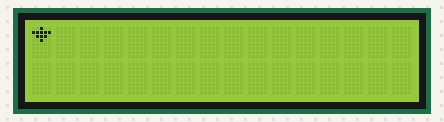
The sketch below on a simulated Arduino Uno, built with avr-gcc and run on an emulated ATmega328P. On the bench: 16×2 character LCD.

Above: at 0.7 s.
At 8.7 s:
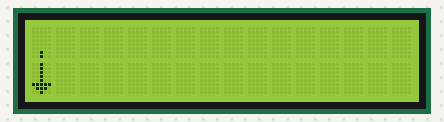
At 13.7 s:
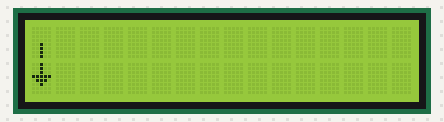
At 18.8 s:
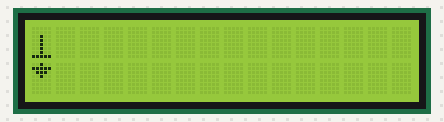
At 28.8 s:
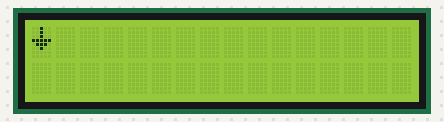
At 36.9 s:
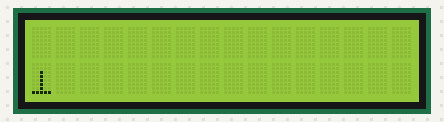

Measured:
- what the display in image 0 shows lasts 0.5 s, from 0.6 s to 1.1 s

The sketch:

06h_LCD1602_I2C_animacja.ino
```cpp
#include <LiquidCrystal_I2C.h>
LiquidCrystal_I2C lcd(0x27,16,2);

// Definicja własnych znaków o rozmiarach 5x8 pixeli
byte obraz0[8] = {
  B01110,
  B00100
};
byte obraz1[8] = {
  B00100,
  B11111,
  B01110,
  B00100
};
byte obraz2[8] = {
  B00100,
  B00100,
  B00100,
  B11111,
  B01110,
  B00100
};
byte obraz3[] = {
  B00100,
  B00100,
  B00100,
  B00100,
  B00100,
  B11111,
  B01110,
  B00100
};
byte obraz4[] = {
  B00000,
  B00000,
  B00100,
  B00100,
  B00100,
  B00100,
  B00100,
  B11111
};
byte obraz5[] = {
  B00000,
  B00000,
  B00000,
  B00000,
  B00100,
  B00100,
  B00100,
  B00100
};
byte obraz6[] = {
  B00000,
  B00000,
  B00000,
  B00000,
  B00000,
  B00000,
  B00100,
  B00100
};
byte obraz7[8] = {
};
// Ustawienie czasu opoznienia
int czas=500;

void setup() {
  lcd.init();
  lcd.backlight();
  // Zapisz znaki w pamięci wyświetlacza.
  // W metodzie lcd.crateChar() mamy do dyspozycji 8 pozycji na zapisanie znaku (0-7)
  lcd.createChar(0, obraz0);
  lcd.createChar(1, obraz1);
  lcd.createChar(2, obraz2);
  lcd.createChar(3, obraz3);
  lcd.createChar(4, obraz4);
  lcd.createChar(5, obraz5);
  lcd.createChar(6, obraz6);
  lcd.createChar(7, obraz7);

}

void loop() {
  lcd.home();
  // Wyświetl klatke 0 - odwołanie do znaku na pozycji byte(0)
  lcd.write(byte(0));
  delay(czas);
  // Wyświetl klatke 1
  lcd.setCursor(0,0);
  lcd.write(byte(1));
  delay(czas);
  // Wyświetl klatke 2
  lcd.setCursor(0,0);
  lcd.write(byte(2));
  delay(czas);
  // Wyświetl klatke 3
  lcd.setCursor(0,0);
  lcd.write(byte(3));
  delay(czas);
  // Wyświetl klatke 4
  lcd.setCursor(0,0);
  lcd.write(byte(4));
  lcd.setCursor(0,1);
  lcd.write(byte(1));
  delay(czas);
  // Wyświetl klatke 5
  lcd.setCursor(0,0);
  lcd.write(byte(5));
  lcd.setCursor(0,1);
  lcd.write(byte(2));
  delay(czas);
  // Wyświetl klatke 6
  lcd.setCursor(0,0);
  lcd.write(byte(6));
  lcd.setCursor(0,1);
  lcd.write(byte(3));
  delay(czas);
  // Wyświetl klatke 7
  lcd.setCursor(0,0);
  lcd.write(byte(7));
  lcd.setCursor(0,1);
  lcd.write(byte(4));
  delay(czas);
  // Wyświetl klatke 8
  lcd.setCursor(0,1);
  lcd.write(byte(5));
  delay(czas);
  // Wyświetl klatke 9
  lcd.setCursor(0,1);
  lcd.write(byte(6));
  delay(czas);
  // Wyświetl klatke 10
  lcd.setCursor(0,1);
  lcd.write(byte(7));
  delay(czas);
}
```
